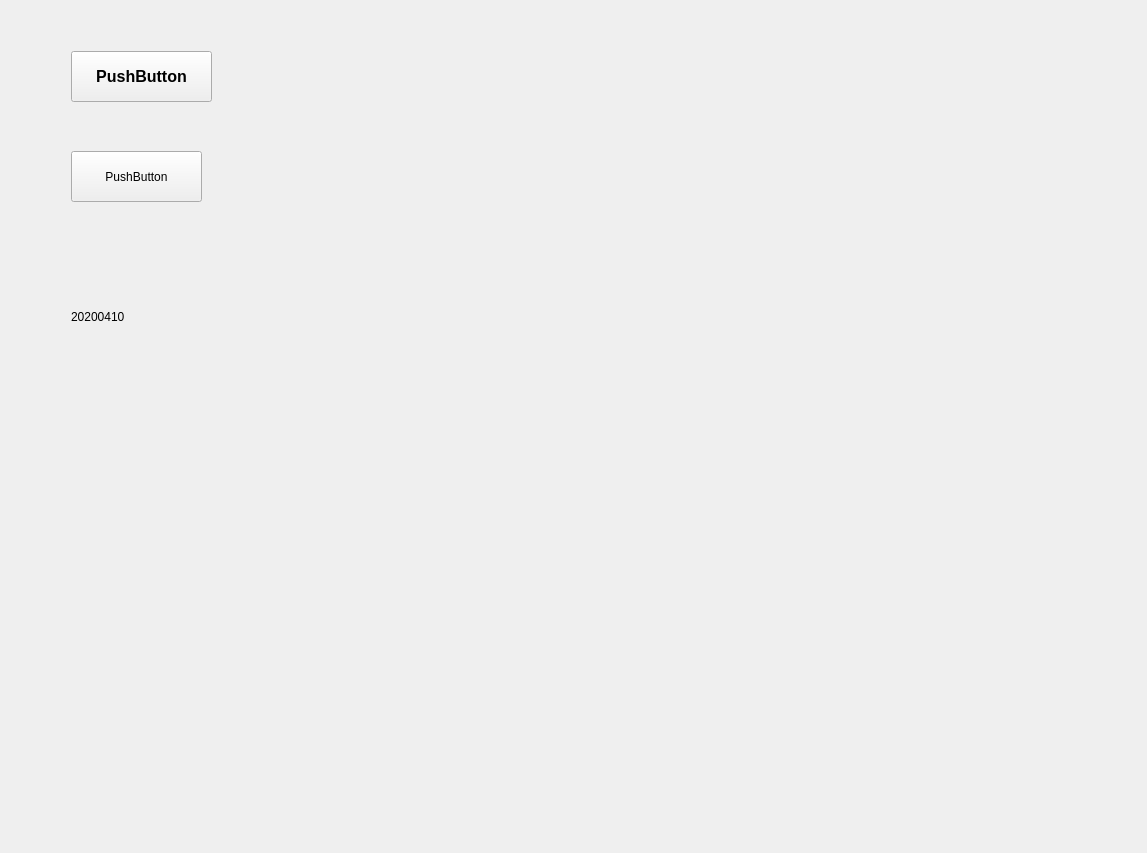
<?xml version="1.0" encoding="UTF-8"?>
<ui version="4.0">
 <class>TestStyleDemoClass</class>
 <widget class="QWidget" name="TestStyleDemoClass">
  <property name="geometry">
   <rect>
    <x>0</x>
    <y>0</y>
    <width>1147</width>
    <height>853</height>
   </rect>
  </property>
  <property name="windowTitle">
   <string>TestStyleDemo</string>
  </property>
  <layout class="QGridLayout" name="gridLayout">
   <item row="0" column="0">
    <widget class="QWidget" name="widget" native="true">
     <property name="styleSheet">
      <string notr="true"/>
     </property>
     <widget class="QLabel" name="backgroundImageLabel">
      <property name="geometry">
       <rect>
        <x>10</x>
        <y>0</y>
        <width>1001</width>
        <height>711</height>
       </rect>
      </property>
      <property name="text">
       <string/>
      </property>
     </widget>
     <widget class="QPushButton" name="loadStyleButton">
      <property name="geometry">
       <rect>
        <x>60</x>
        <y>40</y>
        <width>141</width>
        <height>51</height>
       </rect>
      </property>
      <property name="sizePolicy">
       <sizepolicy hsizetype="Minimum" vsizetype="Minimum">
        <horstretch>0</horstretch>
        <verstretch>0</verstretch>
       </sizepolicy>
      </property>
      <property name="font">
       <font>
        <family>Microsoft YaHei UI</family>
        <pointsize>12</pointsize>
        <weight>75</weight>
        <italic>false</italic>
        <bold>true</bold>
       </font>
      </property>
      <property name="styleSheet">
       <string notr="true"/>
      </property>
      <property name="text">
       <string>PushButton</string>
      </property>
     </widget>
     <widget class="QPushButton" name="pushButton_2">
      <property name="geometry">
       <rect>
        <x>60</x>
        <y>140</y>
        <width>131</width>
        <height>51</height>
       </rect>
      </property>
      <property name="styleSheet">
       <string notr="true"/>
      </property>
      <property name="text">
       <string>PushButton</string>
      </property>
     </widget>
     <widget class="QLabel" name="label">
      <property name="geometry">
       <rect>
        <x>60</x>
        <y>260</y>
        <width>201</width>
        <height>91</height>
       </rect>
      </property>
      <property name="text">
       <string>20200410</string>
      </property>
     </widget>
    </widget>
   </item>
  </layout>
 </widget>
 <layoutdefault spacing="6" margin="11"/>
 <resources>
  <include location="TestStyleDemo.qrc"/>
 </resources>
 <connections>
  <connection>
   <sender>loadStyleButton</sender>
   <signal>clicked()</signal>
   <receiver>TestStyleDemoClass</receiver>
   <slot>loadStyleButtonClicked()</slot>
   <hints>
    <hint type="sourcelabel">
     <x>180</x>
     <y>141</y>
    </hint>
    <hint type="destinationlabel">
     <x>192</x>
     <y>-19</y>
    </hint>
   </hints>
  </connection>
 </connections>
 <slots>
  <slot>loadStyleButtonClicked()</slot>
 </slots>
</ui>
